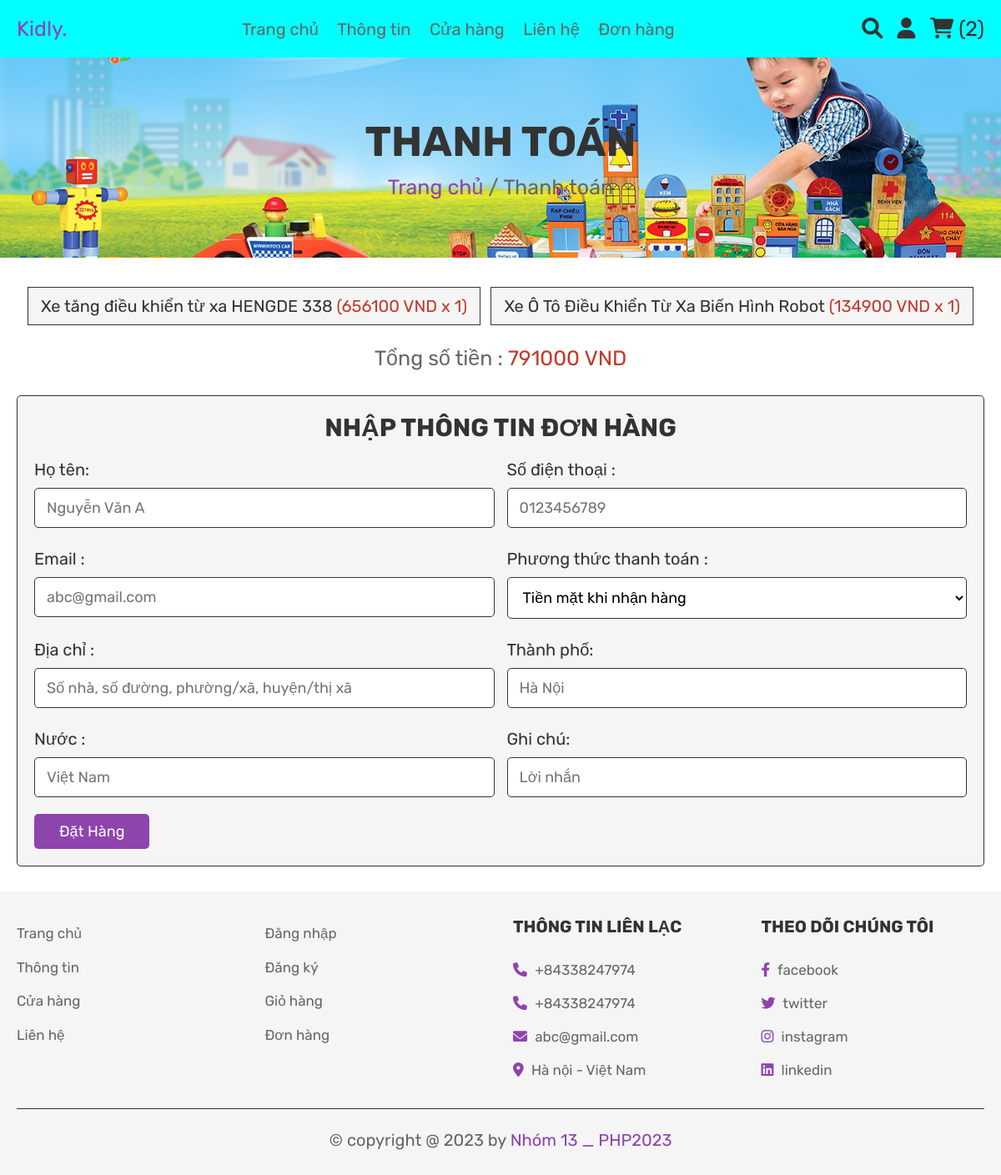
Screenshot of /checkout.php (signed in) with the database file from the repository.
### tables this page shows
CREATE TABLE `cart` (
  `id` int(100) NOT NULL,
  `user_id` int(100) NOT NULL,
  `name` varchar(100) NOT NULL,
  `price` int(100) NOT NULL,
  `quantity` int(100) NOT NULL,
  `image` varchar(100) NOT NULL
);

### checkout.php (the view, shortened to what this page needs)
<?php
   include 'config.php';
   $user_id = $_SESSION['user_id'];
?>
<!DOCTYPE html>
<html lang="en">
<head>
   <link rel="stylesheet" href="https://cdnjs.cloudflare.com/ajax/libs/font-awesome/6.0.0/css/all.min.css">
   <link rel="stylesheet" href="css/style.css">
</head>
<body>
<?php include 'header.php'; ?>
<div class="heading">
   <h3>Thanh toán</h3>
   <p> <a href="home.php">Trang chủ</a> / Thanh toán </p>
</div>
<section class="display-order">
   <?php
      $grand_total = 0;
      $select_cart = mysqli_query($conn, "SELECT * FROM `cart` WHERE user_id = '$user_id'") or die('query failed');
      if(mysqli_num_rows($select_cart) > 0){
         while($fetch_cart = mysqli_fetch_assoc($select_cart)){
            $total_price = $fetch_cart['price'] * $fetch_cart['quantity'];
            $grand_total += $total_price;
   ?>
               <p> <?php echo $fetch_cart['name']; ?> <span>(<?php echo $fetch_cart['price'].' VND'.' x '. $fetch_cart['quantity']; ?>)</span> </p>
   <?php
         }
      }else{
         echo '<p class="empty">Giỏ hàng của bạn trống!</p>';
      }
   ?>
   <div class="grand-total"> Tổng số tiền : <span><?php echo $grand_total; ?> VND</span> </div>
</section>
<section class="checkout">
   <form action="" method="post">
      <h3>Nhập thông tin đơn hàng</h3>
      <div class="flex">
         <div class="inputBox">
            <span>Họ tên:</span>
            <input type="text" name="name" required placeholder="Nguyễn Văn A">
         </div>
         <div class="inputBox">
            <span>Số điện thoại :</span>
            <input type="number" name="number" required placeholder="0123456789">
         </div>
         <div class="inputBox">
            <span>Email :</span>
            <input type="email" name="email" required placeholder="abc@gmail.com">
         </div>
         <div class="inputBox">
            <span>Phương thức thanh toán :</span>
            <select name="method">
               <option value="Tiền mặt khi nhận hàng">Tiền mặt khi nhận hàng</option>
            </select>
         </div>
         <div class="inputBox">
            <span>Địa chỉ :</span>
            <input type="text" name="street" required placeholder="Số nhà, số đường, phường/xã, huyện/thị xã">
         </div>
         <div class="inputBox">
            <span>Thành phố:</span>
            <input type="text" name="city" required placeholder="Hà Nội">
         </div>
         <div class="inputBox">
            <span>Nước :</span>
            <input type="text" name="country" required placeholder="Việt Nam">
         </div>
         <div class="inputBox">
            <span>Ghi chú:</span>
            <input type="text" name="note" required placeholder="Lời nhắn">
         </div>
      </div>
      <input type="submit" value="Đặt hàng" class="btn" name="order_btn">
   </form>
</section>
<?php include 'footer.php'; ?>
</body>
</html>

### css/style.css (style rules this page uses)
:root { --purple:#8e44ad; --red:#c0392b; --orange:#f39c12; --black:#333; --white:#fff; --light-color:#666; --light-white:#ccc; --light-bg:#f5f5f5; --border:.1rem solid var(--black); --box-shadow:0 .5rem 1rem rgba(0,0,0,.1); }
* { font-family: 'Rubik', sans-serif; margin:0; padding:0; box-sizing: border-box; outline: none; border:none; text-decoration: none; transition:all .2s linear; }
html { font-size: 62.5%; overflow-x: hidden; }
section { padding:3rem 2rem; }
.btn, .option-btn, .delete-btn, .white-btn { display: inline-block; margin-top: 1rem; padding:1rem 3rem; cursor: pointer; color:var(--white); font-size: 1.8rem; border-radius: .5rem; text-transform: capitalize; }
.white-btn, .btn { background-color: var(--purple); }
.heading { min-height: 30vh; display: flex; flex-flow: column; align-items: center; justify-content: center; gap:1rem; background: url(../images/heading.jpg) no-repeat; background-size: cover; background-position: center; text-align: center; }
.heading h3 { font-size: 5rem; color:var(--black); text-transform: uppercase; }
.heading p { font-size: 2.5rem; color:var(--light-color); }
.heading p a { color:var(--purple); }
.display-order { max-width: 1200px; margin: 0 auto; text-align: center; padding-bottom: 0; }
.display-order p { background-color: var(--light-bg); color:var(--black); font-size: 2rem; padding:1rem 1.5rem; border:var(--border); display: inline-block; margin:.5rem; }
.display-order p span { color:var(--red); }
.display-order .grand-total { margin-top: 2rem; font-size: 2.5rem; color:var(--light-color); }
.display-order .grand-total span { color:var(--red); }
.checkout form { max-width: 1200px; padding:2rem; margin:0 auto; border:var(--border); background-color: var(--light-bg); border-radius: .5rem; }
.checkout form h3 { text-align: center; margin-bottom: 2rem; color:var(--black); text-transform: uppercase; font-size: 3rem; }
.checkout form .flex { display: flex; flex-wrap: wrap; gap:1.5rem; }
.checkout form .flex .inputBox { flex:1 1 40rem; }
.checkout form .flex span { font-size: 2rem; color:var(--black); }
.checkout form .flex select, .checkout form .flex input { border:var(--border); width: 100%; border-radius: .5rem; width: 100%; background-color: var(--white); padding:1.2rem 1.4rem; font-size: 1.8rem; margin:1rem 0; }

### rows the page displays
cart: name "Xe tăng điều khiển từ xa HENGDE 338", price "656100", quantity "1"
cart: name "Xe Ô Tô Điều Khiển Từ Xa Biến Hình Robot", price "134900", quantity "1"

### other values shown
$cart_rows_number "2"
$grand_total "791000"
